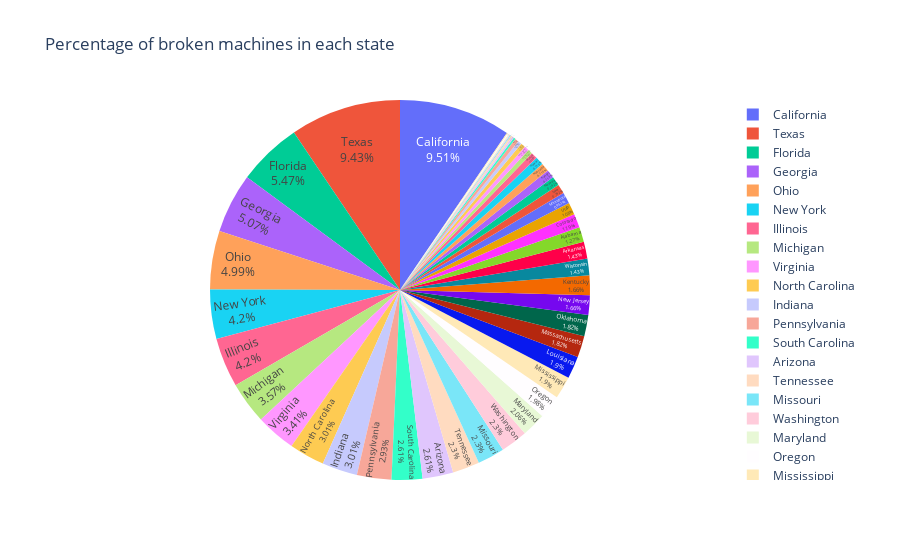

Notebook source saved alongside this figure:
### Code cell
# Create a pie chart showing the percentage of broken machines in each state
fig = px.pie(df, values="broken_machines_number", names=df.index, title="Percentage of broken machines in each state")
fig.update_traces(textposition='inside', textinfo='percent+label')
fig.show()

# Save the pie chart as a png file
fig.write_image("mcbroken-pie-chart-broken-machines-percentage.png")

# Save as dash dcc graph
dcc_graph_pie_chart_broken_machines_percentage = dcc.Graph(figure=fig)

### Figure 1 — Plotly figure (JSON) as saved in the notebook; plotly's stock layout.template omitted (floating-point values rounded to 4 significant figures)
{"data": [{"domain": {"x": [0, 1], "y": [0, 1]}, "hovertemplate": "index=%{label}<br>broken_machines_number=%{value}<extra></extra>", "labels": ["New York", "New Jersey", "Connecticut", "Pennsylvania", "Delaware", "Massachusetts", "Maryland", "Rhode Island", "Vermont", "New Hampshire", "District of Columbia", "Virginia", "West Virginia", "Maine", "North Carolina", "Ohio", "Michigan", "Kentucky", "Tennessee", "South Carolina", "Indiana", "Georgia", "Illinois", "Wisconsin", "Alabama", "Florida", "Iowa", "Missouri", "Mississippi", "Arkansas", "Minnesota", "Kansas", "Louisiana", "Nebraska", "Oklahoma", "South Dakota", "North Dakota", "Texas", "Colorado", "Wyoming", "Montana", "New Mexico", "Utah", "Arizona", "Idaho", "Nevada", "Washington", "Oregon", "California", "Alaska", "Hawaii"], "legendgroup": "", "name": "", "showlegend": true, "textinfo": "percent+label", "textposition": "inside", "type": "pie", "values": [53, 21, 5, 37, 1, 23, 26, 0, 1, 1, 1, 43, 4, 2, 38, 63, 45, 21, 29, 33, 38, 64, 53, 18, 16, 69, 10, 29, 24, 18, 12, 9, 24, 9, 23, 2, 2, 119, 15, 1, 7, 5, 13, 33, 5, 10, 29, 25, 120, 4, 9]}], "layout": {"legend": {"tracegroupgap": 0}, "title": {"text": "Percentage of broken machines in each state"}}}
